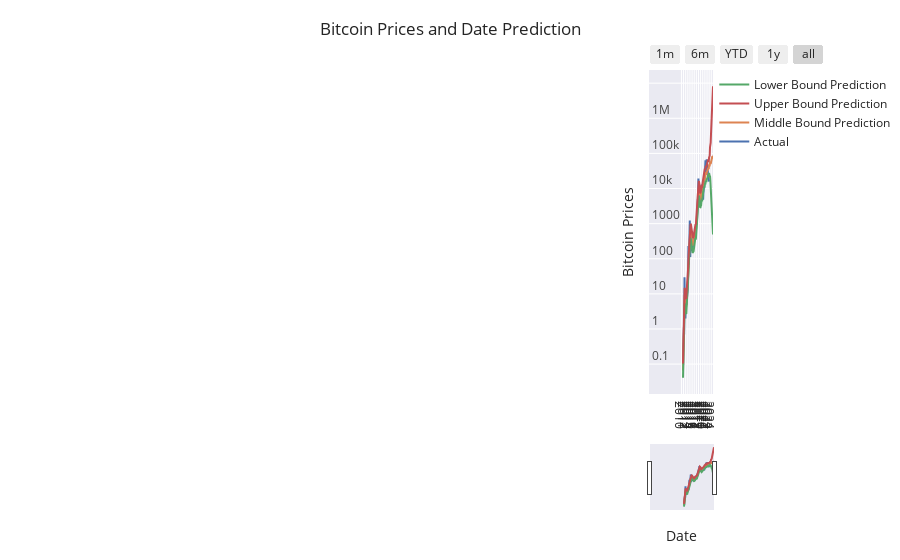

Here is the notebook cell this chart was saved with:
### Code cell
import plotly.express as px
import plotly.graph_objects as go

fig = go.Figure()
fig.add_trace(go.Scatter(name="Actual", x=df['date'], y=df['price'], legendrank=4))
fig.add_trace(go.Scatter(name="Middle Bound Prediction", x=prediction['ds'], y=np.exp(prediction['yhat']), legendrank=2))
fig.add_trace(go.Scatter(name="Lower Bound Prediction", x=prediction['ds'], y=np.exp(prediction['yhat_lower']), legendrank=1))
fig.add_trace(go.Scatter(name="Upper Bound Prediction", x=prediction['ds'], y=np.exp(prediction['yhat_upper']), legendrank=1))

fig.update_xaxes(
    rangeslider_visible = True,
    rangeselector = dict(
        buttons = list([
            dict(count = 1, label = "1m", step = "month", stepmode = "backward"),
            dict(count = 6, label = "6m", step = "month", stepmode = "backward"),
            dict(count = 1, label = "YTD", step = "year", stepmode = "todate"),
            dict(count = 1, label = "1y", step = "year", stepmode = "backward"),
            dict(step = "all")
        ])
    )
)
fig.update_yaxes(type="log")
fig.update_yaxes(fixedrange=False)
fig.update_layout(title_text='Bitcoin Prices and Date Prediction')
fig.update_yaxes(ticklabelposition="inside top", title="Bitcoin Prices")
fig.update_xaxes(ticklabelposition="inside top", title="Date")
fig.update_yaxes(nticks=10)
fig.update_xaxes(nticks=50)
fig.update_layout(
    margin=dict(l=5, r=120, t=70, b=50),
)

# fig.update_layout(legend=dict(
#     yanchor="top",
#     y=0.99,
#     xanchor="right",
#     x=0.5
# ))


fig.layout.template = 'seaborn'
fig.write_html('../static/logprices.html')
fig.show()
